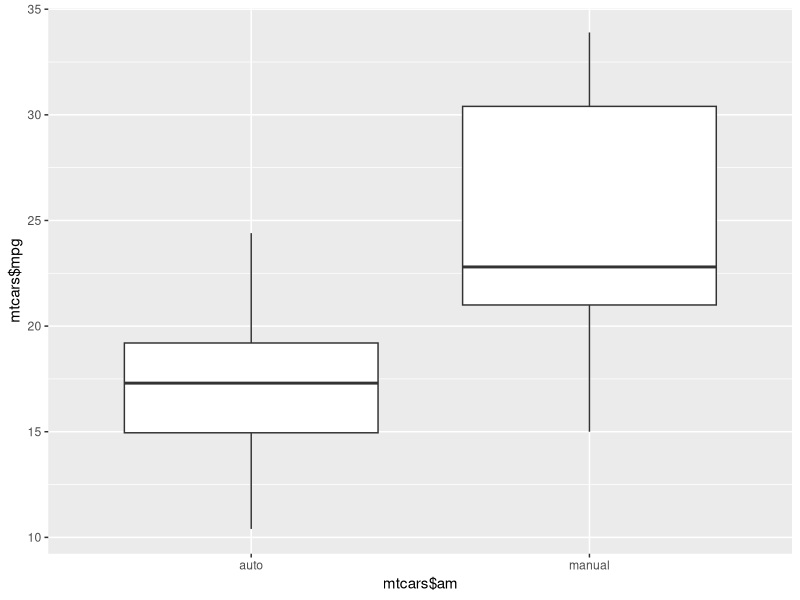
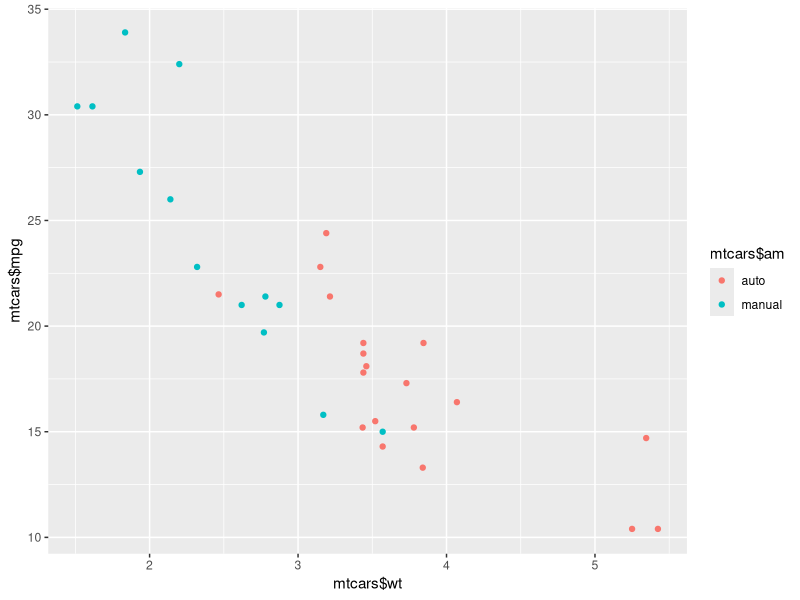
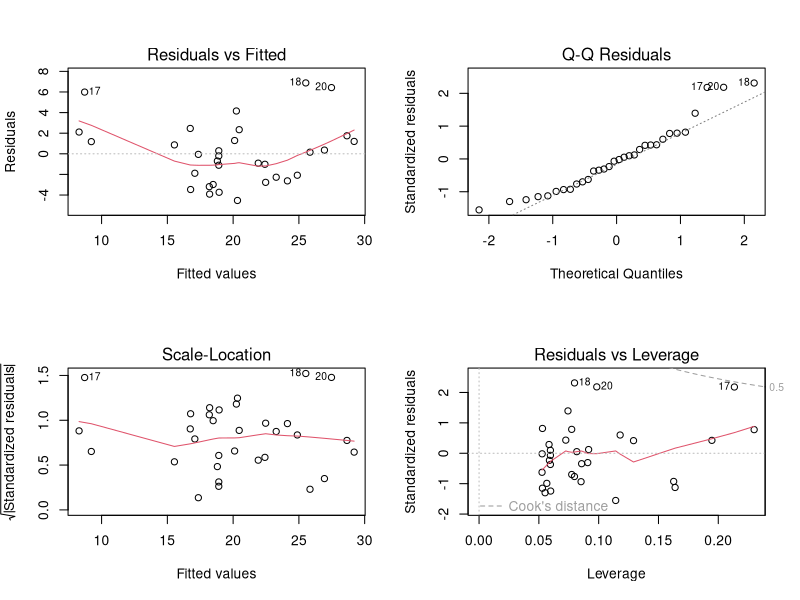

The R source for these figures, in order:
## ---- chunk 1
library(ggplot2)
data(mtcars)
cor(mtcars$mpg,mtcars)
## ---- chunk 2
mtcars$am<-as.factor(mtcars$am)
levels(mtcars$am)<-c("auto","manual")
summary(mtcars$am)
## ---- chunk 3
qplot(mtcars$am,mtcars$mpg,geom="boxplot")
## ---- chunk 4
reg1<-lm(mtcars$mpg~mtcars$am)
summary(reg1)
## ---- chunk 5
cor(as.numeric(mtcars$am),mtcars$wt)
qplot(mtcars$wt,mtcars$mpg,color=mtcars$am)
## ---- chunk 6
reg2<-lm(mtcars$mpg~as.numeric(mtcars$am) + mtcars$wt)
summary(reg2)
## ---- chunk 7
reg3<-lm(mtcars$mpg~as.numeric(mtcars$am)+mtcars$wt+mtcars$cyl)
summary(reg3)
## ---- chunk 8
anova(reg1,reg2,reg3)
## ---- chunk 9
par(mfrow=c(2,2))
plot(reg2)
